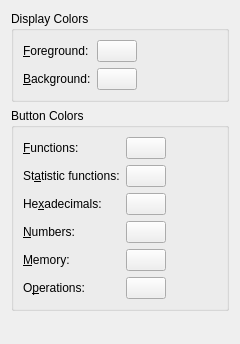
<ui version="4.0" >
 <class>Colors</class>
 <widget class="QWidget" name="Colors" >
  <property name="geometry" >
   <rect>
    <x>0</x>
    <y>0</y>
    <width>240</width>
    <height>344</height>
   </rect>
  </property>
  <layout class="QVBoxLayout" >
   <item>
    <widget class="QGroupBox" name="displayColorsBox" >
     <property name="title" >
      <string>Display Colors</string>
     </property>
     <layout class="QHBoxLayout" >
      <item>
       <layout class="QGridLayout" >
        <item row="0" column="0" >
         <widget class="QLabel" name="textLabel1" >
          <property name="text" >
           <string>&amp;Foreground:</string>
          </property>
          <property name="wordWrap" >
           <bool>false</bool>
          </property>
          <property name="buddy" >
           <cstring>kcfg_ForeColor</cstring>
          </property>
         </widget>
        </item>
        <item row="0" column="1" >
         <widget class="KColorButton" name="kcfg_ForeColor" >
          <property name="text" >
           <string/>
          </property>
          <property name="color" >
           <color>
            <red>0</red>
            <green>0</green>
            <blue>0</blue>
           </color>
          </property>
         </widget>
        </item>
        <item row="1" column="0" >
         <widget class="QLabel" name="textLabel2" >
          <property name="text" >
           <string>&amp;Background:</string>
          </property>
          <property name="wordWrap" >
           <bool>false</bool>
          </property>
          <property name="buddy" >
           <cstring>kcfg_BackColor</cstring>
          </property>
         </widget>
        </item>
        <item row="1" column="1" >
         <widget class="KColorButton" name="kcfg_BackColor" >
          <property name="text" >
           <string/>
          </property>
          <property name="color" >
           <color>
            <red>189</red>
            <green>255</green>
            <blue>180</blue>
           </color>
          </property>
         </widget>
        </item>
       </layout>
      </item>
      <item>
       <spacer>
        <property name="orientation" >
         <enum>Qt::Horizontal</enum>
        </property>
        <property name="sizeHint" >
         <size>
          <width>40</width>
          <height>20</height>
         </size>
        </property>
       </spacer>
      </item>
     </layout>
    </widget>
   </item>
   <item>
    <widget class="QGroupBox" name="buttonColorsBox" >
     <property name="title" >
      <string>Button Colors</string>
     </property>
     <layout class="QHBoxLayout" >
      <item>
       <layout class="QGridLayout" >
        <item row="0" column="0" >
         <widget class="QLabel" name="textLabel3" >
          <property name="text" >
           <string>&amp;Functions:</string>
          </property>
          <property name="wordWrap" >
           <bool>false</bool>
          </property>
          <property name="buddy" >
           <cstring>kcfg_FunctionButtonsColor</cstring>
          </property>
         </widget>
        </item>
        <item row="0" column="1" >
         <widget class="KColorButton" name="kcfg_FunctionButtonsColor" >
          <property name="text" >
           <string/>
          </property>
         </widget>
        </item>
        <item row="1" column="0" >
         <widget class="QLabel" name="textLabel4" >
          <property name="text" >
           <string>St&amp;atistic functions:</string>
          </property>
          <property name="wordWrap" >
           <bool>false</bool>
          </property>
          <property name="buddy" >
           <cstring>kcfg_StatButtonsColor</cstring>
          </property>
         </widget>
        </item>
        <item row="1" column="1" >
         <widget class="KColorButton" name="kcfg_StatButtonsColor" >
          <property name="text" >
           <string/>
          </property>
         </widget>
        </item>
        <item row="2" column="0" >
         <widget class="QLabel" name="textLabel5" >
          <property name="text" >
           <string>He&amp;xadecimals:</string>
          </property>
          <property name="wordWrap" >
           <bool>false</bool>
          </property>
          <property name="buddy" >
           <cstring>kcfg_HexButtonsColor</cstring>
          </property>
         </widget>
        </item>
        <item row="2" column="1" >
         <widget class="KColorButton" name="kcfg_HexButtonsColor" >
          <property name="text" >
           <string/>
          </property>
         </widget>
        </item>
        <item row="3" column="0" >
         <widget class="QLabel" name="textLabel6" >
          <property name="text" >
           <string>&amp;Numbers:</string>
          </property>
          <property name="wordWrap" >
           <bool>false</bool>
          </property>
          <property name="buddy" >
           <cstring>kcfg_NumberButtonsColor</cstring>
          </property>
         </widget>
        </item>
        <item row="3" column="1" >
         <widget class="KColorButton" name="kcfg_NumberButtonsColor" >
          <property name="text" >
           <string/>
          </property>
         </widget>
        </item>
        <item row="4" column="0" >
         <widget class="QLabel" name="textLabel7" >
          <property name="text" >
           <string>&amp;Memory:</string>
          </property>
          <property name="wordWrap" >
           <bool>false</bool>
          </property>
          <property name="buddy" >
           <cstring>kcfg_MemoryButtonsColor</cstring>
          </property>
         </widget>
        </item>
        <item row="4" column="1" >
         <widget class="KColorButton" name="kcfg_MemoryButtonsColor" >
          <property name="text" >
           <string/>
          </property>
         </widget>
        </item>
        <item row="5" column="0" >
         <widget class="QLabel" name="textLabel8" >
          <property name="text" >
           <string>O&amp;perations:</string>
          </property>
          <property name="wordWrap" >
           <bool>false</bool>
          </property>
          <property name="buddy" >
           <cstring>kcfg_OperationButtonsColor</cstring>
          </property>
         </widget>
        </item>
        <item row="5" column="1" >
         <widget class="KColorButton" name="kcfg_OperationButtonsColor" >
          <property name="text" >
           <string/>
          </property>
         </widget>
        </item>
       </layout>
      </item>
      <item>
       <spacer>
        <property name="orientation" >
         <enum>Qt::Horizontal</enum>
        </property>
        <property name="sizeHint" >
         <size>
          <width>31</width>
          <height>20</height>
         </size>
        </property>
       </spacer>
      </item>
     </layout>
    </widget>
   </item>
   <item>
    <spacer>
     <property name="orientation" >
      <enum>Qt::Vertical</enum>
     </property>
     <property name="sizeType" >
      <enum>QSizePolicy::Expanding</enum>
     </property>
     <property name="sizeHint" >
      <size>
       <width>151</width>
       <height>70</height>
      </size>
     </property>
    </spacer>
   </item>
  </layout>
 </widget>
  <customwidgets>
  <customwidget>
   <class>KColorButton</class>
   <extends>QPushButton</extends>
   <header>kcolorbutton.h</header>
  </customwidget>
 </customwidgets>
 <tabstops>
  <tabstop>kcfg_ForeColor</tabstop>
  <tabstop>kcfg_BackColor</tabstop>
  <tabstop>kcfg_FunctionButtonsColor</tabstop>
  <tabstop>kcfg_StatButtonsColor</tabstop>
  <tabstop>kcfg_HexButtonsColor</tabstop>
  <tabstop>kcfg_NumberButtonsColor</tabstop>
  <tabstop>kcfg_MemoryButtonsColor</tabstop>
  <tabstop>kcfg_OperationButtonsColor</tabstop>
 </tabstops>
 <connections/>
</ui>
